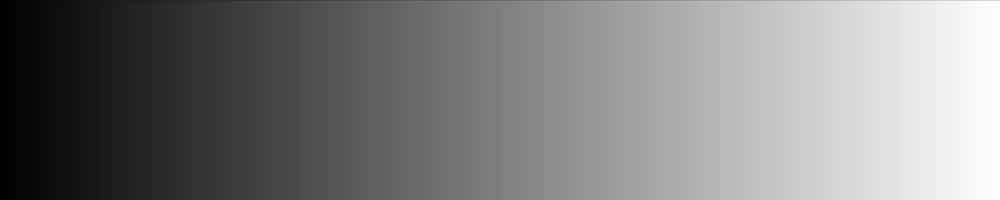
Frame 1 (no input)
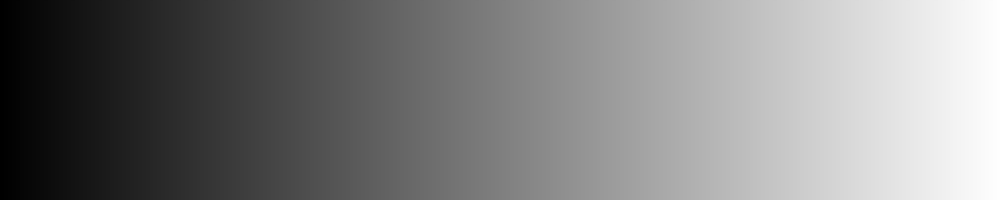
Frame 60 (the mouse pressed at the canvas centre just before this capture)
Frame 120 (the mouse held since frame 60 and released just before this capture): identical to frame 60, image omitted

The Processing sketch that drew these frames (run headless with seeded random() and noise(); from frame 60 on, the mouse is pressed at the canvas centre):

// Processing sketch: processing_37387
// ── processing_37387.pde

void setup (){
  size (1000,200);
  smooth();
  background(0);
}

void draw(){
  for(int i = 0; i < 1000; i++){    
    float colorValue;
    colorValue = map(i,0,width,0,255);
    stroke(colorValue);
    line(i,0,i,height);
  }
}
